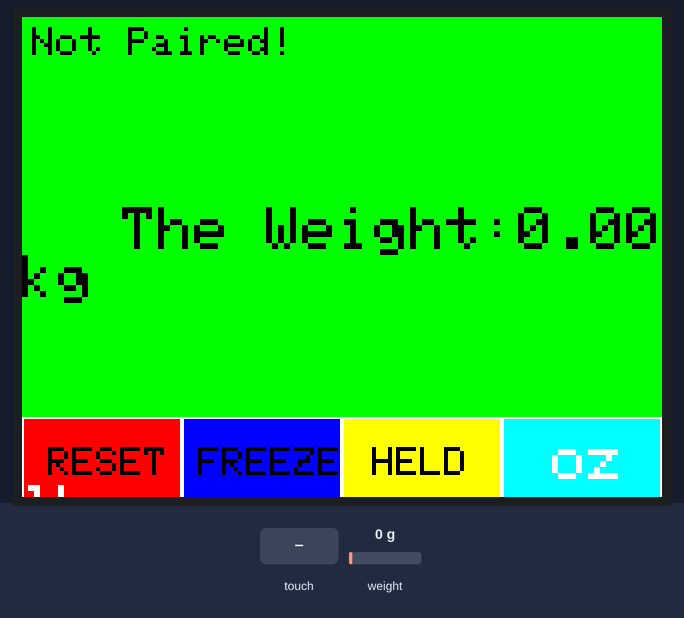
The sketch below on a simulated Arduino Uno, built with avr-gcc and run on an emulated ATmega328P. Parts: 320×240 colour display. The inputs (shaded band) are chosen by the test bench; at power-on: weight on the scale 0 g.

Above: at 1.4 s.
2.4 s: touch panel pressed at 87 % / 70 % of its raw x / y range
At 2.8 s:
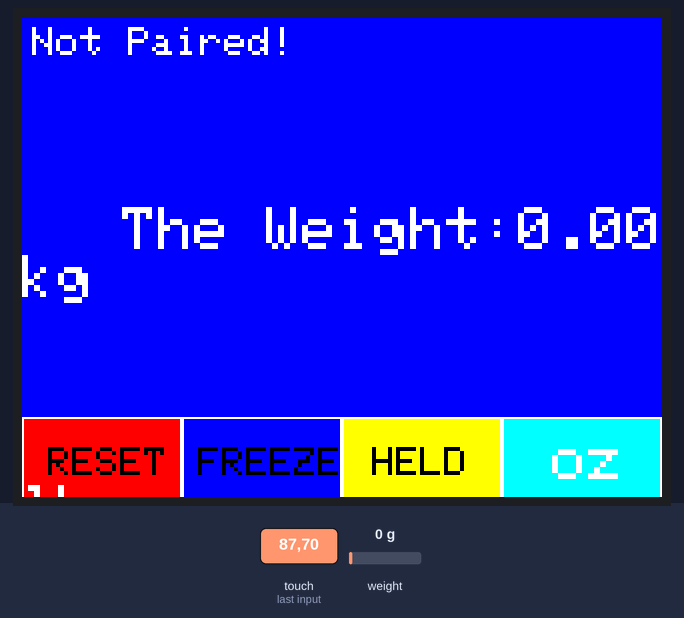
4.0 s: touch panel pressed at 87 % / 30 % of its raw x / y range
At 5.3 s:
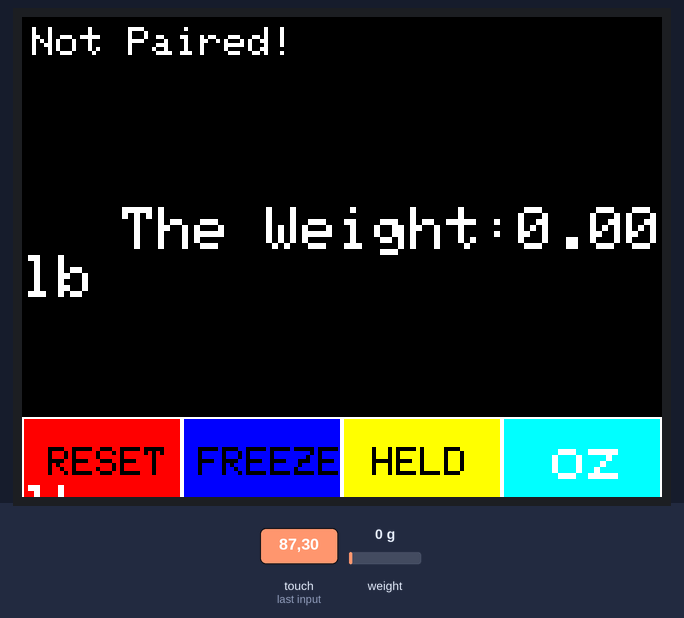
5.6 s: touch panel pressed at 87 % / 50 % of its raw x / y range
At 6.9 s:
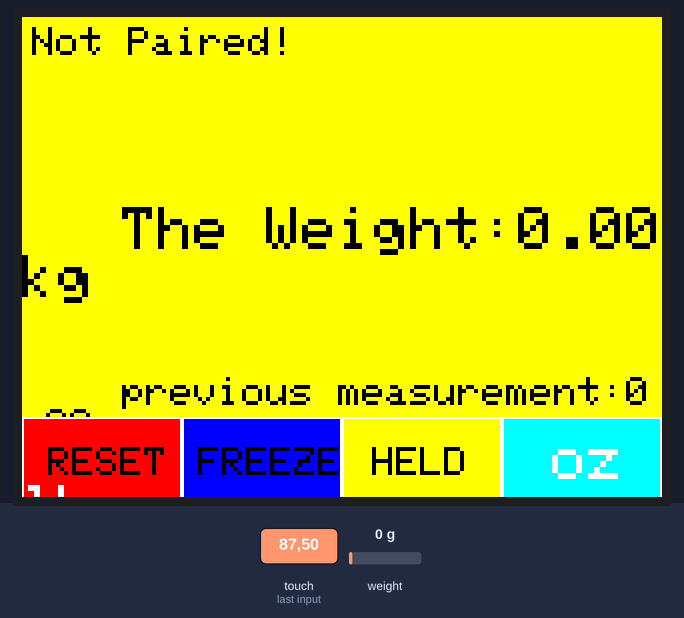
7.3 s: touch panel pressed at 87 % / 90 % of its raw x / y range
At 8.3 s:
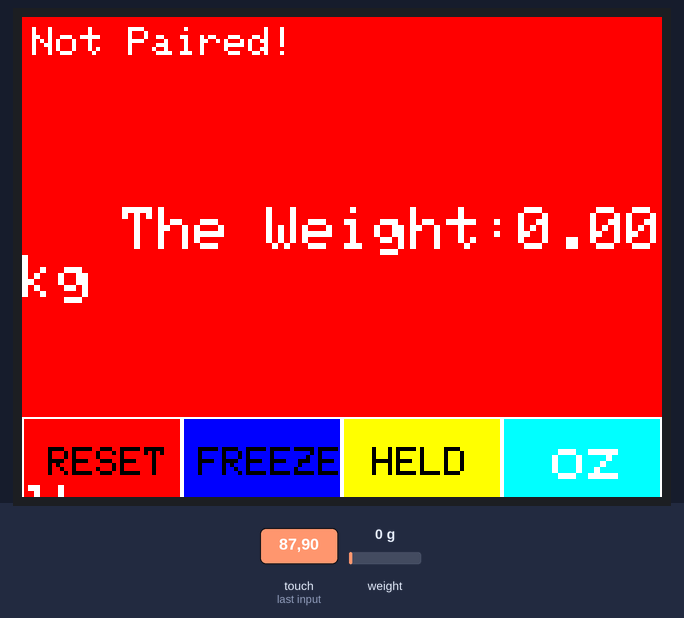
8.9 s: touch panel pressed at 87 % / 70 % of its raw x / y range
At 9.9 s:
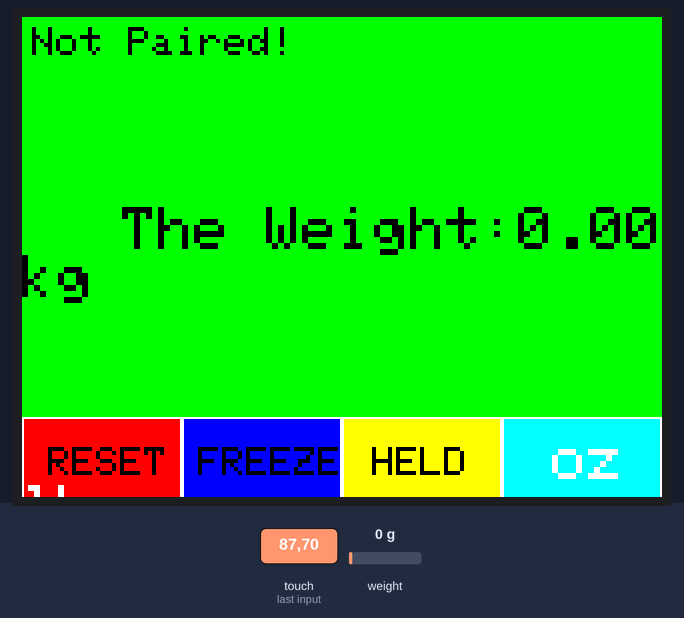
11.9 s: touch panel pressed at 87 % / 50 % of its raw x / y range
At 12.8 s:
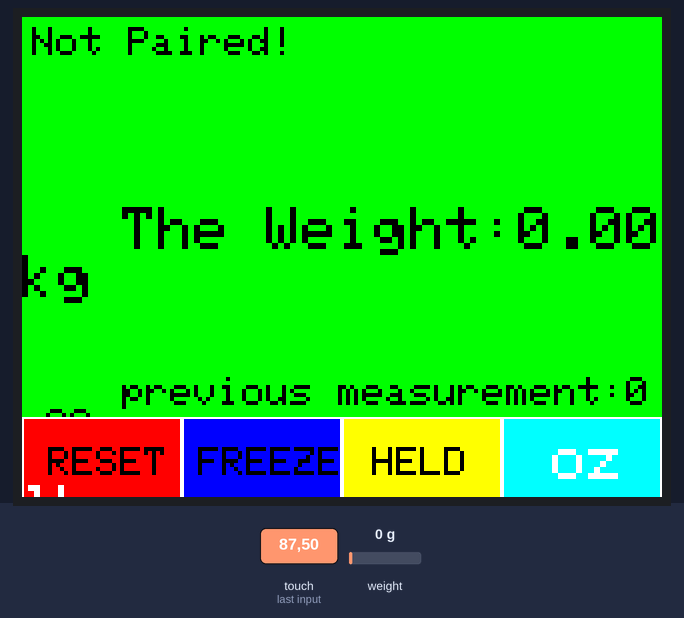
Timing chart, 0 to 14.9 s (numbered marks = the images above; inputs shaded):
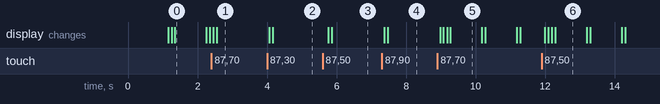

Measured:
- after the input at 2.4 s, the display: first changes after 0.05 s (image 1 shows a later state)
- after the input at 4.0 s, the display: first changes after 0.06 s (image 2 shows a later state)
- after the input at 5.6 s, the display: first changes after 0.16 s (image 3 shows a later state)
- after the input at 7.3 s, the display: first changes after 0.07 s (image 4 shows a later state)
- after the input at 8.9 s, the display: first changes after 0.08 s (image 5 shows a later state)
- after the input at 11.9 s, the display: first changes after 0.09 s (image 6 shows a later state)
- what the display in image 0 shows lasts 0.9 s, from 1.4 s to 2.3 s

The sketch:

SensePlate.ino
```cpp
#include "SoftwareSerial.h" //RF communication library
#include "SPI.h" //serial peripheral library
#include "Wire.h"
#include "Adafruit_GFX.h" // main graphics library
#include "MCUFRIEND_kbv.h"  // main tft library
#include "TouchScreen.h" // touch I/O library

////////////////////////////////////////////////////////
#include "HX711.h"

#define calibration_factor //USE FACTOR FOUND FROM CALIBRATION CODE

#define LOADCELL_DOUT_PIN  3
#define LOADCELL_SCK_PIN  2

HX711 scale;
///////////////////////////////////////////////////////

//HEX code for each colors
#define BLACK   0x0000
#define BLUE    0x001F
#define RED     0xF800
#define GREEN   0x07E0
#define CYAN    0x07FF
#define MAGENTA 0xF81F
#define YELLOW  0xFFE0
#define WHITE   0xFFFF

//Constants for Touch I/O
#define MINPRESSURE 100
#define MAXPRESSURE 6000
#define SWAP(a, b) {uint16_t tmp = a; a = b; b = tmp;}

#define LCD_CS A3
#define LCD_CD A2
#define LCD_WR A1
#define LCD_RD A0
#define LCD_RESET A4
#define LCD_Backlight 3

#define BT_SERIAL_RX_DIO 10
#define BT_SERIAL_TX_DIO 11
SoftwareSerial BluetoothSerial(BT_SERIAL_RX_DIO, BT_SERIAL_TX_DIO); // RX, TX

//PIN and Resolution declaration
const int XP = 6, XM = A2, YP = A1, YM = 7; //320x480 ID=0x9488
int TS_LEFT = 920, TS_RT = 90, TS_TOP = 940, TS_BOT = 140;
//values after doing lcd clibration. you can upload the clibration example from one of three libraries used here and then copy paste the values here

bool halt = false;
String statement = "The Weight:";
String pair, pre;
String first = "RESET";
String second = "FREEZE";
String third = "HELD";
String thirdplus = "Color";
String fourth = "oz";
String fifth = "lb";
volatile float kg;
volatile float lb, oz;
const long interval = 1000;
unsigned long previousMillis = 0;

uint16_t g_identifier;
int pixel_x, pixel_y;
MCUFRIEND_kbv tft(LCD_CS, LCD_CD, LCD_WR, LCD_RD, LCD_RESET); //display instance
TouchScreen ts = TouchScreen(XP, YP, XM, YM, 300); //Touchscren area declaration
TSPoint p; //Touch I/O instance

void setup() {
  tft.reset();
  Serial.begin(9600);

  /////////////////////////////////////////////////////////////
  scale.begin(LOADCELL_DOUT_PIN, LOADCELL_SCK_PIN);
  scale.set_scale(calibration_factor); //This value is obtained by using the SparkFun_HX711_Calibration sketch
  scale.tare(); //Assuming there is no weight on the scale at start up, reset the scale to 0
  /////////////////////////////////////////////////////////////

  //BluetoothSerial.begin(9600);
  if (BluetoothSerial.available())
  { Serial.write(BluetoothSerial.read());
    pair = "It Paired!"; BluetoothSerial.println(kg);
  }
  else {
    pair = "Not Paired!";
  }
  if (Serial.available())
    BluetoothSerial.write(Serial.read());

  g_identifier = tft.readID();
  if (g_identifier == 0x00D3 || g_identifier == 0xD3D3) g_identifier = 0x9481; // write-only shield
  if (g_identifier == 0xFFFF) g_identifier = 0x9341; // serial
  tft.begin(g_identifier);//to enable ILI9327 driver code
  tft.setRotation(1); //rotate to landscape view
}

void loop() {
  kg = scale.get_units();//random(0, 10);
  lb = kg * 2.20;
  oz = lb * 16;
  p = ts.getPoint();
  if (halt != true) {
    unsigned long currentMillis = millis();
    if (currentMillis - previousMillis >= interval) {
      previousMillis = currentMillis;
      measure(GREEN, kg, "kg");
    }
  }

  if (p.z > ts.pressureThreshhold) {
    pixel_x = map(p.y, TS_LEFT = 757, TS_RT = 104, 0, 400);// mapping the values
    pixel_y = map(p.x, TS_TOP = 142, TS_BOT = 858, 0, 240);
    if (pixel_x > -80 && pixel_x < 0 && pixel_y > 175 && pixel_y < 240) {
      pinMode(XM, OUTPUT);
      pinMode(YP, OUTPUT);
      //first touch
      kg = 0.00;
      pre = "";
      measure(RED, kg, "kg");
    }
    if (pixel_x > 0 && pixel_x < 79 && pixel_y > 175 && pixel_y < 240) {
      pinMode(XM, OUTPUT);
      pinMode(YP, OUTPUT);
      //second touch
      if(halt == false){
        halt = true;}
        else{halt = false;}
      measure(BLUE, kg, "kg");
    }
    if (pixel_x > 80 && pixel_x < 159 && pixel_y > 175 && pixel_y < 240) {
      pinMode(XM, OUTPUT);
      pinMode(YP, OUTPUT);
      //third touch
      if (pre != NULL) {
        pre = pre;
      }
      else {
        pre = "previous measurement:";
        pre = pre + kg;
      }
      measure(YELLOW, kg, "kg");
    }
    if (pixel_x > 160 && pixel_x < 239 && pixel_y > 175 && pixel_y < 240) {
      pinMode(XM, OUTPUT);
      pinMode(YP, OUTPUT);
      //third touch
      measure(WHITE, oz, "oz");
      delay(1500);
    }
    if (pixel_x > 240 && pixel_x < 319 && pixel_y > 175 && pixel_y < 240) {
      pinMode(XM, OUTPUT);
      pinMode(YP, OUTPUT);
      //third touch
      measure(BLACK, lb, "lb");
      delay(1500);
    }
  }
}

void measure(int color, float data, String u) {
  int contrast;
  if (color == BLACK || color == RED || color == BLUE) {
    contrast = WHITE;
  }
  else {
    contrast = BLACK;
  }
  tft.reset();
  tft.fillScreen(color);
  tft.setTextSize(2);
  tft.setTextColor(contrast);
  tft.setCursor(5, 5);
  tft.print(pair);
  tft.setCursor(50, 180);
  tft.print(pre);
  tft.setTextSize(3);
  tft.setCursor(50, 95);
  tft.print(statement + data + u);
  basetemplelate();
}

void basetemplelate() {
  tft.fillRect(80, 200, 80, 64, BLUE);//inside of frame
  tft.fillRect(0, 200, 80, 64, RED);
  tft.fillRect(160, 200, 80, 64, YELLOW);
  tft.fillRect(240, 200, 80, 64, CYAN);
  tft.fillRect(320, 200, 80, 64, MAGENTA);
  tft.setTextColor(BLACK);
  tft.setTextSize(2);
  tft.setCursor(175, 215);
  tft.print(third);
  tft.setTextSize(2);
  tft.setTextColor(BLACK);
  tft.setCursor(13, 215);
  tft.print(first);
  tft.setCursor(88, 215);
  tft.print(second);
  tft.setTextSize(3);
  tft.setTextColor(WHITE);
  tft.setCursor(265, 210);
  tft.print(fourth);
  tft.setTextColor(WHITE);
  tft.setCursor(345, 210);
  tft.print(fifth);
  tft.drawRect(80, 200, 80, 64, WHITE);//frame color
  tft.drawRect(0, 200, 80, 64, WHITE);
  tft.drawRect(160, 200, 80, 64, WHITE);
  tft.drawRect(240, 200, 80, 64, WHITE);
  tft.drawRect(320, 200, 80, 64, WHITE);
  //tft.begin(g_identifier);
}
```
